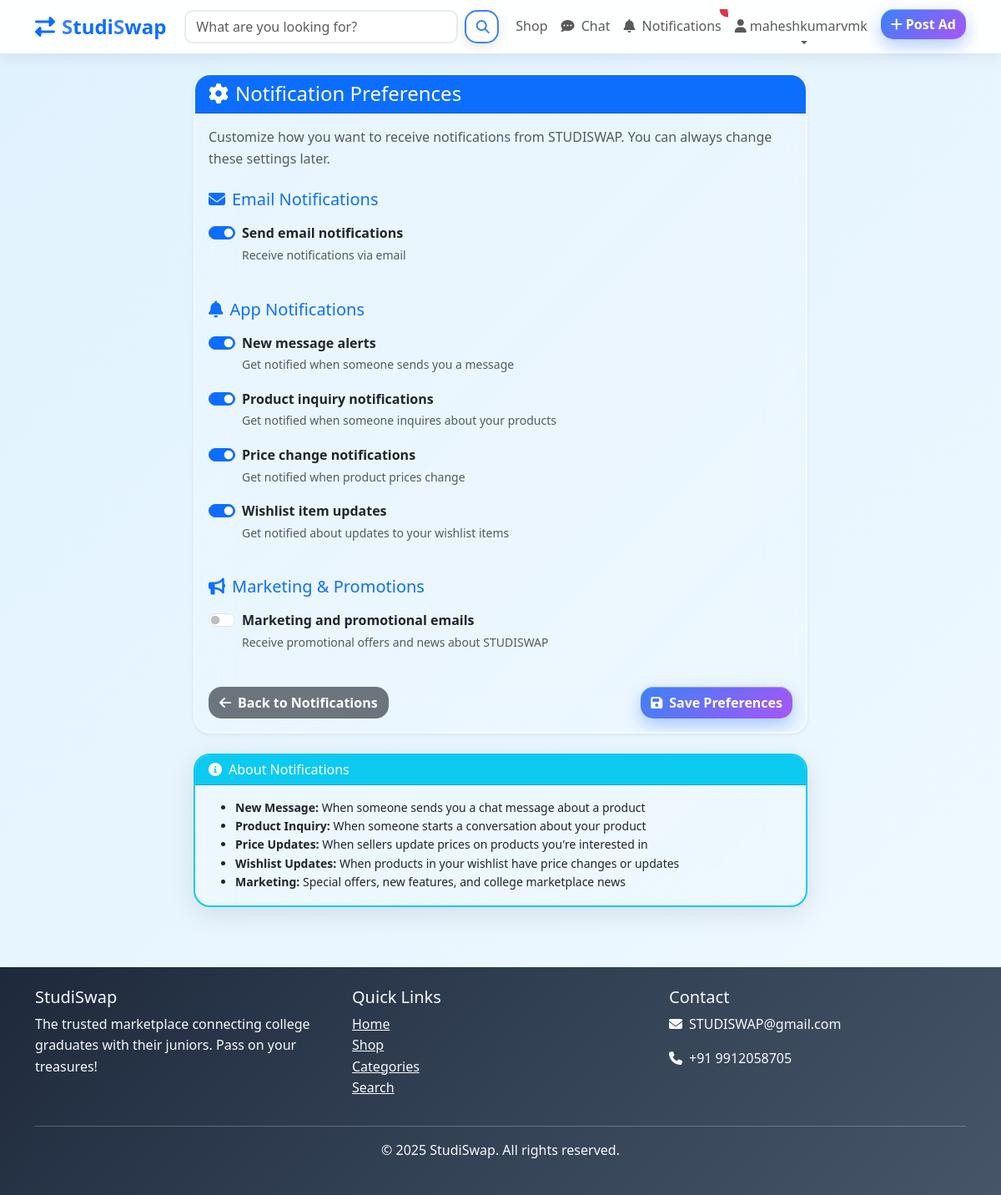
The page /notifications/preferences/ (signed in) on the database its author committed.
### notifications/models.py (models this page shows, shortened)
class NotificationPreference(models.Model):
    user = models.OneToOneField(User, on_delete=models.CASCADE, related_name='notification_preferences')
    email_notifications = models.BooleanField(default=True)
    new_message_notifications = models.BooleanField(default=True)
    product_inquiry_notifications = models.BooleanField(default=True)
    price_update_notifications = models.BooleanField(default=True)
    wishlist_notifications = models.BooleanField(default=True)
    marketing_notifications = models.BooleanField(default=False)

### notifications/views.py (the view, shortened to what this page needs)
# urls.py: path('preferences/', views.NotificationPreferenceView.as_view(), name='preferences'),
class NotificationPreferenceView(LoginRequiredMixin, UpdateView):
    model = NotificationPreference
    form_class = NotificationPreferenceForm
    template_name = 'notifications/preferences.html'
    success_url = reverse_lazy('notifications:preferences')
    def get_object(self):
        preference, created = NotificationPreference.objects.get_or_create(
            user=self.request.user
        )
        return preference

### templates/notifications/preferences.html (shortened to what this page needs)
{% extends 'base.html' %}
{% load crispy_forms_tags %}
{% block content %}
<div class="container py-4">
    <div class="row justify-content-center">
        <div class="col-md-8">
            <div class="card shadow-sm">
                <div class="card-header bg-primary text-white">
                    <h4 class="mb-0">
                        <i class="fas fa-cog me-2"></i>Notification Preferences
                    </h4>
                </div>
                <div class="card-body">
                    <p class="text-muted mb-4">
                        Customize how you want to receive notifications from STUDISWAP.
                        You can always change these settings later.
                    </p>
                    <form method="post">
                        <div class="row">
                            <div class="col-12 mb-4">
                                <h5 class="text-primary mb-3">
                                    <i class="fas fa-envelope me-2"></i>Email Notifications
                                </h5>
                                <div class="form-check form-switch mb-3">
                                    {{ form.email_notifications }}
                                    <label class="form-check-label" for="{{ form.email_notifications.id_for_label }}">
                                        <strong>{{ form.email_notifications.label }}</strong>
                                        <br><small class="text-muted">{{ form.email_notifications.help_text }}</small>
                                    </label>
                                </div>
                            </div>
                            <div class="col-12 mb-4">
                                <h5 class="text-primary mb-3">
                                    <i class="fas fa-bell me-2"></i>App Notifications
                                </h5>
                                <div class="form-check form-switch mb-3">
                                    {{ form.new_message_notifications }}
                                    <label class="form-check-label" for="{{ form.new_message_notifications.id_for_label }}">
                                        <strong>{{ form.new_message_notifications.label }}</strong>
                                        <br><small class="text-muted">{{ form.new_message_notifications.help_text }}</small>
                                    </label>
                                </div>
                                <div class="form-check form-switch mb-3">
                                    {{ form.product_inquiry_notifications }}
                                    <label class="form-check-label" for="{{ form.product_inquiry_notifications.id_for_label }}">
                                        <strong>{{ form.product_inquiry_notifications.label }}</strong>
                                        <br><small class="text-muted">{{ form.product_inquiry_notifications.help_text }}</small>
                                    </label>
                                </div>
                                <div class="form-check form-switch mb-3">
                                    {{ form.price_update_notifications }}
                                    <label class="form-check-label" for="{{ form.price_update_notifications.id_for_label }}">
                                        <strong>{{ form.price_update_notifications.label }}</strong>
                                        <br><small class="text-muted">{{ form.price_update_notifications.help_text }}</small>
                                    </label>
                                </div>
                                <div class="form-check form-switch mb-3">
                                    {{ form.wishlist_notifications }}
                                    <label class="form-check-label" for="{{ form.wishlist_notifications.id_for_label }}">
                                        <strong>{{ form.wishlist_notifications.label }}</strong>
                                        <br><small class="text-muted">{{ form.wishlist_notifications.help_text }}</small>
                                    </label>
                                </div>
                            </div>
                            <div class="col-12 mb-4">
                                <h5 class="text-primary mb-3">
                                    <i class="fas fa-bullhorn me-2"></i>Marketing & Promotions
                                </h5>
                                <div class="form-check form-switch mb-3">
                                    {{ form.marketing_notifications }}
                                    <label class="form-check-label" for="{{ form.marketing_notifications.id_for_label }}">
                                        <strong>{{ form.marketing_notifications.label }}</strong>
                                        <br><small class="text-muted">{{ form.marketing_notifications.help_text }}</small>
                                    </label>
                                </div>
                            </div>
                        </div>
                        <div class="d-flex justify-content-between">
                            <a href="{% url 'notifications:list' %}" class="btn btn-secondary">
                                <i class="fas fa-arrow-left me-2"></i>Back to Notifications
                            </a>
                            <button type="submit" class="btn btn-primary">
                                <i class="fas fa-save me-2"></i>Save Preferences
                            </button>
                        </div>
                    </form>
                </div>
            </div>
            <div class="card mt-4 border-info">
                <div class="card-header bg-info text-white">
                    <h6 class="mb-0">
                        <i class="fas fa-info-circle me-2"></i>About Notifications
                    </h6>
                </div>
                <div class="card-body">
                    <ul class="mb-0 small">
                        <li><strong>New Message:</strong> When someone sends you a chat message about a product</li>
                        <li><strong>Product Inquiry:</strong> When someone starts a conversation about your product</li>
                        <li><strong>Price Updates:</strong> When sellers update prices on products you're interested in</li>
                        <li><strong>Wishlist Updates:</strong> When products in your wishlist have price changes or updates</li>
                        <li><strong>Marketing:</strong> Special offers, new features, and college marketplace news</li>
                    </ul>
                </div>
            </div>
        </div>
    </div>
</div>
{% endblock %}

### templates/base.html (shortened to what this page needs)
<!DOCTYPE html>
<html lang="en">
<head>
    <link href="https://cdn.jsdelivr.net/npm/bootstrap@5.3.2/dist/css/bootstrap.min.css" rel="stylesheet">
    <link rel="stylesheet" href="https://cdnjs.cloudflare.com/ajax/libs/font-awesome/6.4.0/css/all.min.css">
    {% load static %}
    <link rel="stylesheet" href="{% static 'css/style.css' %}">
</head>
<body>
    <nav class="navbar navbar-expand-lg navbar-light shadow-sm" style="background: rgba(255, 255, 255, 0.95) !important; backdrop-filter: blur(10px);">
        <div class="container">
            <a class="navbar-brand fw-bold text-primary" href="{% url 'products:landing' %}" style="font-size: 1.5rem;">
                <i class="fas fa-exchange-alt me-2"></i><span style="color: #3b82f6;">S</span>tudi<span style="color: #3b82f6;">S</span>wap
            </a>
            <div class="collapse navbar-collapse" id="navbarNav">
                <form class="d-flex mx-auto" method="GET" action="{% url 'products:search' %}" style="width: 40%;">
                    <input class="form-control me-2" type="search" name="query" placeholder="What are you looking for?">
                    <button class="btn btn-outline-primary" type="submit">
                        <i class="fas fa-search"></i>
                    </button>
                </form>
                <ul class="navbar-nav ms-auto">
                    <li class="nav-item">
                        <a class="nav-link" href="{% url 'products:shop' %}">Shop</a>
                    </li>
                    {% if user.is_authenticated %}
                        <li class="nav-item">
                            <a class="nav-link position-relative" href="{% url 'chat:conversation_list' %}">
                                <i class="fas fa-comment-dots"></i>
                                <span class="d-none d-lg-inline ms-1">Chat</span>
                            </a>
                        </li>
                        <li class="nav-item">
                            <a class="nav-link position-relative" href="{% url 'notifications:list' %}" id="notificationLink">
                                <i class="fas fa-bell"></i>
                                <span class="d-none d-lg-inline ms-1">Notifications</span>
                                <span class="position-absolute top-0 start-100 translate-middle badge rounded-pill bg-danger"
                                      id="notificationBadge" style="font-size: 0.7em; display: none;">
                                </span>
                            </a>
                        </li>
                        <li class="nav-item dropdown">
                            <a class="nav-link dropdown-toggle" href="#" role="button" data-bs-toggle="dropdown">
                                <i class="fas fa-user me-1"></i>{{ user.username }}
                            </a>
                        </li>
                        <li class="nav-item">
                            <a class="btn btn-primary ms-2" href="{% url 'products:product_create' %}">
                                <i class="fas fa-plus me-1"></i>Post Ad
                            </a>
                        </li>
                    {% endif %}
                </ul>
            </div>
        </div>
    </nav>
    <main>
        {% block content %}
        {% endblock %}
    </main>
    <footer class="bg-dark text-light py-4 mt-5">
        <div class="container">
            <div class="row">
                <div class="col-md-4">
                    <h5>StudiSwap</h5>
                    <p>The trusted marketplace connecting college graduates with their juniors. Pass on your treasures!</p>
                </div>
                <div class="col-md-4">
                    <h5>Quick Links</h5>
                    <ul class="list-unstyled">
                        <li><a href="{% url 'products:landing' %}" class="text-light">Home</a></li>
                        <li><a href="{% url 'products:shop' %}" class="text-light">Shop</a></li>
                        <li><a href="{% url 'categories:category_list' %}" class="text-light">Categories</a></li>
                        <li><a href="{% url 'products:search' %}" class="text-light">Search</a></li>
                    </ul>
                </div>
                <div class="col-md-4">
                    <h5>Contact</h5>
                    <p><i class="fas fa-envelope me-2"></i>STUDISWAP@gmail.com</p>
                    <p><i class="fas fa-phone me-2"></i>+91 9912058705</p>
                </div>
            </div>
            <hr>
            <div class="text-center">
                <p>&copy; 2025 StudiSwap. All rights reserved.</p>
            </div>
        </div>
    </footer>
</body>
</html>

### static/css/style.css (style rules this page uses)
body { font-family: "Segoe UI", Tahoma, Geneva, Verdana, sans-serif; line-height: 1.6; color: #2d3748; overflow-x: hidden; background: linear-gradient(135deg, #e0f2fe 0%, #f0f9ff 25%, #fef3c7 50%, #fed7aa 75%, #fce7f3 100%); background-size: 400% 400%; background-attachment: fixed; animation: gradientFlow 20s ease infinite; min-height: 100vh; }
nav { z-index: 1; }
* { transition: all 0.3s ease; }
.navbar-brand { font-size: 1.8rem; animation: slideInLeft 0.5s ease-out; }
.navbar { animation: slideDown 0.5s ease-out; background: rgba(255, 255, 255, 0.95) !important; backdrop-filter: blur(10px); box-shadow: 0 4px 20px rgba(0, 0, 0, 0.08) !important; }
.nav-link { position: relative; overflow: hidden; }
.nav-link::after { content: ''; position: absolute; bottom: 0; left: 50%; width: 0; height: 2px; background: linear-gradient(135deg, #3b82f6 0%, #a855f7 100%); transform: translateX(-50%); transition: width 0.3s ease; }
.card { transition: all 0.4s cubic-bezier(0.175, 0.885, 0.32, 1.275); border-radius: 20px; animation: fadeInUp 0.6s ease-out; background: linear-gradient(135deg, rgba(255, 255, 255, 0.25) 0%, rgba(255, 255, 255, 0.1) 100%); backdrop-filter: blur(20px); border: 2px solid rgba(255, 255, 255, 0.4); box-shadow: 0 8px 32px rgba(0, 0, 0, 0.1), inset 0 1px 0 rgba(255, 255, 255, 0.6); position: relative; overflow: hidden; }
.card::before { content: ''; position: absolute; top: 0; left: -100%; width: 100%; height: 100%; background: linear-gradient(90deg, transparent, rgba(255, 255, 255, 0.3), transparent); transition: left 0.6s ease; }
.btn { border-radius: 15px; font-weight: 600; transition: all 0.3s cubic-bezier(0.175, 0.885, 0.32, 1.275); position: relative; overflow: hidden; z-index: 1; }
.btn::before { content: ''; position: absolute; top: 50%; left: 50%; width: 0; height: 0; border-radius: 50%; background: rgba(255, 255, 255, 0.3); transform: translate(-50%, -50%); transition: width 0.6s, height 0.6s; z-index: -1; }
.btn-primary { background: linear-gradient(135deg, #3b82f6 0%, #a855f7 100%); border: none; box-shadow: 0 8px 20px rgba(59, 130, 246, 0.4), inset 0 1px 0 rgba(255, 255, 255, 0.3); }
.btn-outline-primary { border: 2px solid #3b82f6; color: #3b82f6; background: linear-gradient(135deg, rgba(255, 255, 255, 0.2) 0%, rgba(255, 255, 255, 0.05) 100%); backdrop-filter: blur(10px); box-shadow: 0 4px 15px rgba(0, 0, 0, 0.1), inset 0 1px 0 rgba(255, 255, 255, 0.3); }
.form-control { border-radius: 10px; border: 2px solid #e9ecef; transition: all 0.3s ease; }
footer { background: linear-gradient(135deg, #1e293b, #334155, #475569); animation: slideUp 0.5s ease-out; backdrop-filter: blur(10px); }
footer a { transition: all 0.3s ease; }
i { transition: all 0.3s ease; }
.card:nth-child(1) { animation-delay: 0.1s; }
.card:nth-child(2) { animation-delay: 0.2s; }
html { scroll-behavior: smooth; }

### templates/base.html (style rules this page uses)
body { animation: fadeIn 0.5s ease-in; }

### rows shown on the page
NotificationPreference: email_notifications "☑", new_message_notifications "☑", product_inquiry_notifications "☑", price_update_notifications "☑", wishlist_notifications "☑"

### other values the page prints
{{ user.username }} "maheshkumarvmk"
